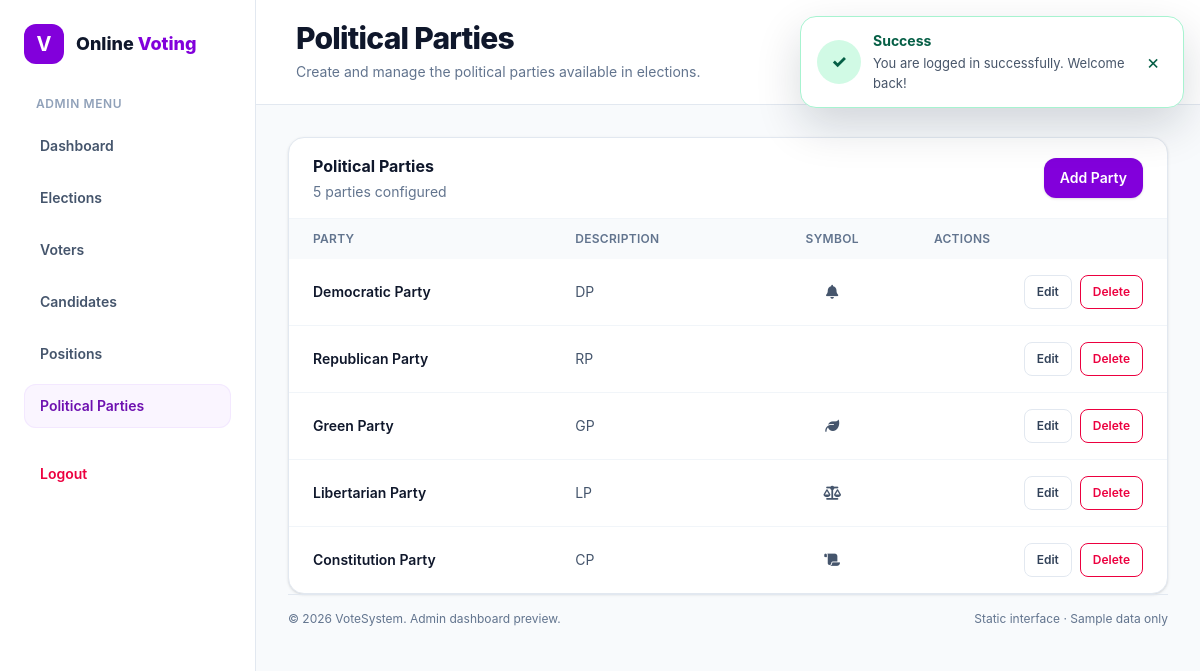
Screenshot of /views/admin/parties.php (signed in) with the database file from the repository.
### tables this page shows
CREATE TABLE parties (
    id INT AUTO_INCREMENT PRIMARY KEY,
    name VARCHAR(100) NOT NULL UNIQUE,
    description TEXT NOT NULL,
    symbol VARCHAR(255) DEFAULT NULL,
    created_at TIMESTAMP DEFAULT CURRENT_TIMESTAMP,
    updated_at TIMESTAMP DEFAULT CURRENT_TIMESTAMP ON UPDATE CURRENT_TIMESTAMP
);

### app/paths.php (called while the page is built, shortened)
<?php
function app_url(string $path = ''): string
{
    return APP_BASE_URL . '/' . ltrim($path, '/');
}

### views/admin/parties.php (the view, shortened to what this page needs)
<?php
require_once __DIR__ . '/../../app/paths.php';
require_once APP_ROOT . '/app/config/database.php';
$stmt = $pdo->query("SELECT id, name, description, symbol FROM parties ORDER BY created_at DESC");
$parties = $stmt->fetchAll(PDO::FETCH_ASSOC);
?>
<!DOCTYPE html>
<html lang="en">
<head>
    <link rel="stylesheet" href="../../public/css/app.css">
</head>
<body class="min-h-screen bg-slate-50 text-slate-800 antialiased">
    <div class="flex min-h-screen flex-col md:flex-row">
        <?php $portalRole = 'admin';
        include APP_ROOT . '/includes/shared/portal_sidebar.php'; ?>
        <div class="min-w-0 flex-1">
            <?php
            include APP_ROOT . '/includes/shared/portal_header.php';
            ?>
            <main id="dashboard" class="min-w-0 flex-1">
                <div class="mx-auto max-w-7xl px-4 py-6 sm:px-6 lg:px-8 lg:py-8">
                    <section class="overflow-hidden rounded-2xl border border-slate-200 bg-white shadow-sm">
                        <div class="flex flex-col justify-between gap-3 border-b border-slate-100 px-5 py-4 sm:flex-row sm:items-center sm:px-6">
                            <div>
                                <h2 class="font-bold text-slate-900">Political Parties</h2>
                                <p class="mt-1 text-sm text-slate-500"><span id="partyCount"><?= count($parties) ?></span> parties configured</p>
                            </div>
                            <button type="button" data-open-modal="partyModal" class="inline-flex items-center justify-center rounded-xl bg-purple-700 px-4 py-2.5 text-sm font-semibold text-white shadow-sm transition hover:bg-purple-800">
                                Add Party
                            </button>
                        </div>
                        <div class="overflow-x-auto">
                            <table class="w-full text-left text-sm">
                                <thead class="bg-slate-50 text-xs uppercase tracking-wide text-slate-500">
                                    <tr>
                                        <th class="px-6 py-3 font-semibold">Party</th>
                                        <th class="px-6 py-3 font-semibold">Description</th>
                                        <th class="px-6 py-3 text-center font-semibold">Symbol</th>
                                        <th class="px-6 py-3 text-right font-semibold">Actions</th>
                                    </tr>
                                </thead>
                                <tbody id="partyRows" class="divide-y divide-slate-100">
                                    <?php foreach ($parties as $party) : ?>
                                        <tr data-record data-id="<?= (int) $party['id'] ?>">
                                            <td class="px-6 py-4 font-semibold text-slate-900" data-name><?= htmlspecialchars($party['name'], ENT_QUOTES, 'UTF-8') ?></td>
                                            <td class="max-w-lg px-6 py-4 text-slate-600" data-description><?= htmlspecialchars($party['description'], ENT_QUOTES, 'UTF-8') ?></td>
                                            <td class="px-6 py-4 text-center text-slate-600" data-symbol>
                                                <i class="fa-solid fa-<?= htmlspecialchars($party['symbol'] ?? '', ENT_QUOTES, 'UTF-8')
                                                                        ?>"></i>
                                            </td>
                                            <td class="px-6 py-4">
                                                <div class="flex justify-end gap-2">
                                                    <button type="button" data-edit class="rounded-lg border border-slate-200 px-3 py-2 text-xs font-semibold text-slate-700 hover:bg-slate-50">Edit</button>
                                                    <form method="post" action="<?= htmlspecialchars(app_url('views/admin/parties.php'), ENT_QUOTES, 'UTF-8') ?>" data-delete-form>
                                                        <button type="submit" data-delete class="rounded-lg border border-rose-200 px-3 py-2 text-xs font-semibold text-rose-600 hover:bg-rose-50">Delete</button>
                                                    </form>
                                                </div>
                                            </td>
                                        </tr>
                                    <?php endforeach; ?>
                                </tbody>
                            </table>
                        </div>
                    </section>
                    <?php include_once APP_ROOT . '/includes/admin/footer.php' ?>
                </div>
            </main>
        </div>
    </div>
</body>
</html>

### rows the page displays
parties: name "Democratic Party", description "DP"
parties: name "Republican Party", description "RP"
parties: name "Green Party", description "GP"
parties: name "Libertarian Party", description "LP"
parties: name "Constitution Party", description "CP"

### other values shown
$portalLabel "ADMIN"
$item['label'] "Dashboard"
$item['label'] "Elections"
$item['label'] "Voters"
$item['label'] "Candidates"
$item['label'] "Positions"
$item['label'] "Political Parties"
$pageTitle "Political Parties"
$pageDescription "Create and manage the political parties available in elections."
$titles[$type] "Success"
$message "You are logged in successfully. Welcome back!"
count($parties) "5"
